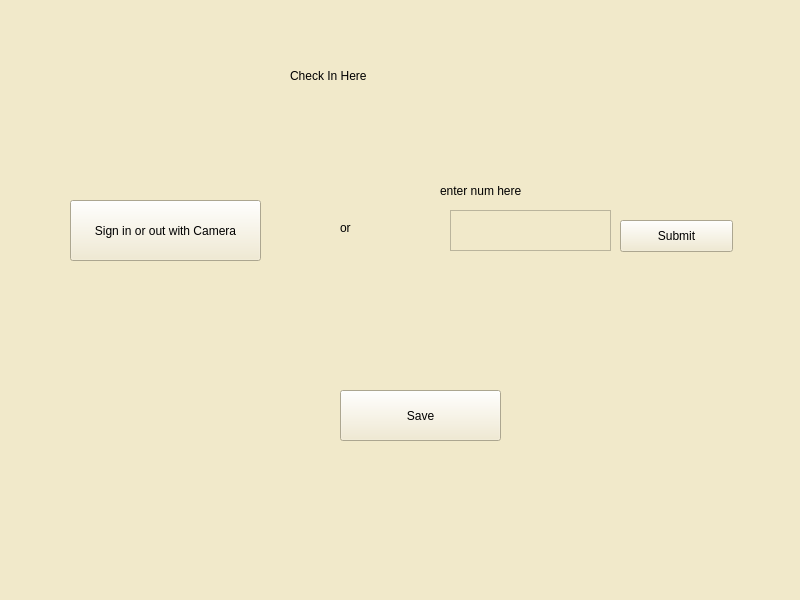
<?xml version="1.0" encoding="UTF-8"?>
<ui version="4.0">
 <class>MainWindow</class>
 <widget class="QMainWindow" name="MainWindow">
  <property name="geometry">
   <rect>
    <x>0</x>
    <y>0</y>
    <width>800</width>
    <height>600</height>
   </rect>
  </property>
  <property name="windowTitle">
   <string>MainWindow</string>
  </property>
  <property name="styleSheet">
   <string notr="true">background-color: rgb(241, 233, 202);</string>
  </property>
  <widget class="QWidget" name="centralwidget">
   <widget class="QLabel" name="label">
    <property name="geometry">
     <rect>
      <x>290</x>
      <y>50</y>
      <width>241</width>
      <height>51</height>
     </rect>
    </property>
    <property name="styleSheet">
     <string notr="true">font: 40pt &quot;.AppleSystemUIFont&quot;;</string>
    </property>
    <property name="text">
     <string>Check In Here</string>
    </property>
   </widget>
   <widget class="QPushButton" name="camera">
    <property name="geometry">
     <rect>
      <x>70</x>
      <y>200</y>
      <width>191</width>
      <height>61</height>
     </rect>
    </property>
    <property name="text">
     <string>Sign in or out with Camera</string>
    </property>
   </widget>
   <widget class="QPlainTextEdit" name="IDInput">
    <property name="geometry">
     <rect>
      <x>450</x>
      <y>210</y>
      <width>161</width>
      <height>41</height>
     </rect>
    </property>
   </widget>
   <widget class="QLabel" name="label_2">
    <property name="geometry">
     <rect>
      <x>440</x>
      <y>180</y>
      <width>181</width>
      <height>21</height>
     </rect>
    </property>
    <property name="text">
     <string>enter num here</string>
    </property>
   </widget>
   <widget class="QLabel" name="label_3">
    <property name="geometry">
     <rect>
      <x>340</x>
      <y>220</y>
      <width>31</width>
      <height>16</height>
     </rect>
    </property>
    <property name="styleSheet">
     <string notr="true">font: 18pt &quot;.AppleSystemUIFont&quot;;</string>
    </property>
    <property name="text">
     <string>or</string>
    </property>
   </widget>
   <widget class="QPushButton" name="submit">
    <property name="geometry">
     <rect>
      <x>620</x>
      <y>220</y>
      <width>113</width>
      <height>32</height>
     </rect>
    </property>
    <property name="text">
     <string>Submit</string>
    </property>
   </widget>
   <widget class="QPushButton" name="save">
    <property name="geometry">
     <rect>
      <x>340</x>
      <y>390</y>
      <width>161</width>
      <height>51</height>
     </rect>
    </property>
    <property name="text">
     <string>Save</string>
    </property>
   </widget>
  </widget>
  <widget class="QMenuBar" name="menubar">
   <property name="geometry">
    <rect>
     <x>0</x>
     <y>0</y>
     <width>800</width>
     <height>24</height>
    </rect>
   </property>
  </widget>
  <widget class="QStatusBar" name="statusbar"/>
 </widget>
 <resources/>
 <connections/>
</ui>
